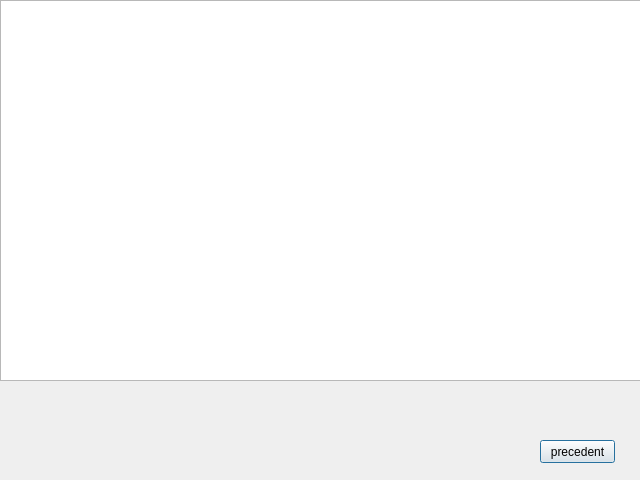
<?xml version="1.0" encoding="UTF-8"?>
<ui version="4.0">
 <class>afficherclient</class>
 <widget class="QDialog" name="afficherclient">
  <property name="geometry">
   <rect>
    <x>0</x>
    <y>0</y>
    <width>640</width>
    <height>480</height>
   </rect>
  </property>
  <property name="windowTitle">
   <string>Dialog</string>
  </property>
  <widget class="QPushButton" name="ACprecedentPB">
   <property name="geometry">
    <rect>
     <x>540</x>
     <y>440</y>
     <width>75</width>
     <height>23</height>
    </rect>
   </property>
   <property name="text">
    <string>precedent</string>
   </property>
  </widget>
  <widget class="QTableView" name="clientView">
   <property name="geometry">
    <rect>
     <x>0</x>
     <y>0</y>
     <width>641</width>
     <height>381</height>
    </rect>
   </property>
  </widget>
 </widget>
 <resources/>
 <connections/>
</ui>
